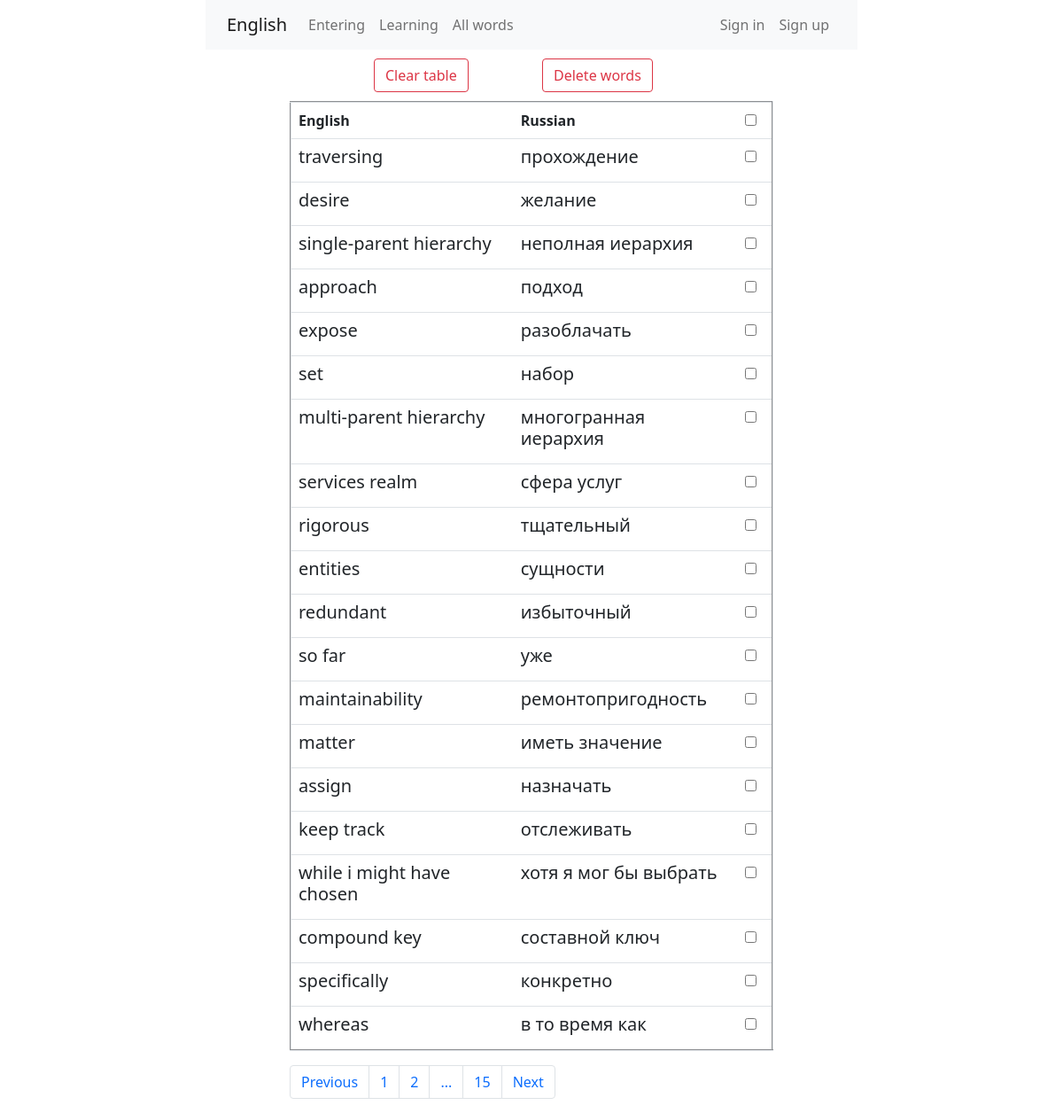
Screenshot of /all-words/?page=2 with the database file from the repository.
### models.py (models this page shows, shortened)
class Words(db.Model):
    id = db.Column(db.Integer, primary_key=True)
    eng_word = db.Column(db.String(200), nullable=False)
    ru_word = db.Column(db.String(200), nullable=False)

### all_words/blueprint.py (the view, shortened to what this page needs)
@all_words.route('/', methods=('POST', 'GET'))
def index():
    page = request.args.get('page', 1, type=int)
    words = Words.query.paginate(page=page)
    return render_template('all_words/index.html', words=words)

### all_words/templates/all_words/index.html (shortened to what this page needs)
{% extends 'base.html' %}
{% block content %}
<div class="container">
    <div class="row justify-content-center">
        <div class="col-2">
            <form method="POST">
                <button type="submit" class="btn btn-outline-danger clear-btn" name="btn" value="clear">
                    Clear table
                </button>
        </div>
        <div class="col-2">
            <button type="submit" class="btn btn-outline-danger del_btn" name="btn" value="delete_words">
                Delete words
            </button>
        </div>
    </div>
    <div class="row justify-content-center">
        <div class="col-6">
            <table border="2" class="table">
                <tr>
                    <th>
                        English
                    </th>
                    <th>
                        Russian
                    </th>
                    <th>
                        <input id="check-all" type="checkbox" onClick="toggle()">
                    </th>
                </tr>
                {% for word in words.items %}
                <tr>
                    <td>
                        <h5>{{ word.eng_word }}</h5>
                    </td>
                    <td>
                        <h5>{{ word.ru_word }}</h5>
                    </td>
                    <td width='20'>
                        <input type="checkbox" class="check-box-word" name="checked_words"
                            value="{{ word.eng_word }}">
                    </td>
                </tr>
                {% endfor %}
            </table>
            <ul class="pagination">
                <li class="page-item {% if words.has_prev == False %} disabled {% endif %}">
                    <a class="page-link" href="./?page={{ words.prev_num }}">Previous</a>
                </li>
                <li class="page-item {% if words.page == 1 %} disabled {% endif %}">
                    <a class="page-link" href="./?page=1">1</a>
                </li>
                {% if words.page > 1 and words.page < words.pages %}
                <li class="page-item {% if words.page == 1 %} disabled {% endif %}">
                    <a class="page-link" href="./?page=1">{{ words.page }}</a>
                </li>
                {% endif %}
                {% if words.page < words.pages-1 %}
                <li class="page-item {% if words.page == 1 %} disabled {% endif %}">
                    <a class="page-link" href="#">...</a>
                </li>
                {% endif %}
                <li class="page-item {% if words.page == words.pages %} disabled {% endif %}">
                    <a class="page-link" href="./?page={{ words.pages }}">{{ words.pages }}</a>
                </li>
                <li class="page-item {% if words.has_next == False %} disabled {% endif %}">
                    <a class="page-link" href="./?page={{ words.next_num }}">Next</a>
                </li>
            </ul>
        </div>
    </div>
</div>
{% endblock %}

### static/main.css (style rules this page uses)
table { width: 100%; margin-top: 10px; margin-bottom: 20px; }
th { height: 30px; }
td { height: 40px; padding-left: 10px; }
.clear-btn { margin-top: 10px; }
.del_btn { margin-top: 10px; }
.check-box-word { margin-right: 9px; }

### rows the page displays
Words: eng_word "traversing", ru_word "прохождение"
Words: eng_word "desire", ru_word "желание"
Words: eng_word "single-parent hierarchy", ru_word "неполная иерархия"
Words: eng_word "approach", ru_word "подход"
Words: eng_word "expose", ru_word "разоблачать"
Words: eng_word "set", ru_word "набор"
Words: eng_word "multi‐parent hierarchy", ru_word "многогранная иерархия"
Words: eng_word "services realm", ru_word "сфера услуг"
Words: eng_word "rigorous", ru_word "тщательный"
Words: eng_word "entities", ru_word "сущности"
Words: eng_word "redundant", ru_word "избыточный"
Words: eng_word "so far", ru_word "уже"
Words: eng_word "maintainability", ru_word "ремонтопригодность"
Words: eng_word "matter", ru_word "иметь значение"
Words: eng_word "assign", ru_word "назначать"
Words: eng_word "keep track", ru_word "отслеживать"
Words: eng_word "while i might have chosen", ru_word "хотя я мог бы выбрать"
Words: eng_word "compound key", ru_word "составной ключ"
Words: eng_word "specifically", ru_word "конкретно"
Words: eng_word "whereas", ru_word "в то время как"

### other values shown
{{ words.page }} "2"
{{ words.pages }} "15"
